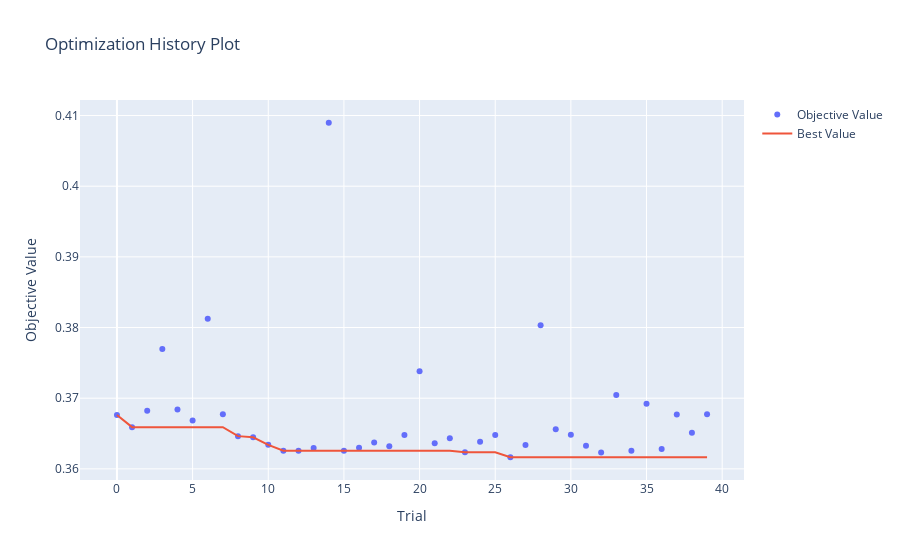

Here is the notebook cell this chart was saved with:
### Markdown cell above
### Optuna Convergence Plot

### Code cell
from optuna.visualization import plot_optimization_history

plot_optimization_history(study)

### Figure 1 — Plotly figure (JSON) as saved in the notebook; plotly's stock layout.template omitted (floating-point values rounded to 4 significant figures)
{"data": [{"mode": "markers", "name": "Objective Value", "type": "scatter", "x": [0, 1, 2, 3, 4, 5, 6, 7, 8, 9, 10, 11, 12, 13, 14, 15, 16, 17, 18, 19, 20, 21, 22, 23, 24, 25, 26, 27, 28, 29, 30, 31, 32, 33, 34, 35, 36, 37, 38, 39], "y": [0.3676, 0.3659, 0.3682, 0.3769, 0.3684, 0.3668, 0.3813, 0.3677, 0.3646, 0.3645, 0.3634, 0.3626, 0.3626, 0.363, 0.409, 0.3626, 0.363, 0.3637, 0.3632, 0.3648, 0.3738, 0.3636, 0.3643, 0.3624, 0.3638, 0.3648, 0.3616, 0.3634, 0.3803, 0.3656, 0.3648, 0.3633, 0.3623, 0.3705, 0.3626, 0.3692, 0.3628, 0.3677, 0.3651, 0.3677]}, {"mode": "lines", "name": "Best Value", "type": "scatter", "x": [0, 1, 2, 3, 4, 5, 6, 7, 8, 9, 10, 11, 12, 13, 14, 15, 16, 17, 18, 19, 20, 21, 22, 23, 24, 25, 26, 27, 28, 29, 30, 31, 32, 33, 34, 35, 36, 37, 38, 39], "y": [0.3676, 0.3659, 0.3659, 0.3659, 0.3659, 0.3659, 0.3659, 0.3659, 0.3646, 0.3645, 0.3634, 0.3626, 0.3626, 0.3626, 0.3626, 0.3626, 0.3626, 0.3626, 0.3626, 0.3626, 0.3626, 0.3626, 0.3626, 0.3624, 0.3624, 0.3624, 0.3616, 0.3616, 0.3616, 0.3616, 0.3616, 0.3616, 0.3616, 0.3616, 0.3616, 0.3616, 0.3616, 0.3616, 0.3616, 0.3616]}, {"marker": {"color": "#cccccc"}, "mode": "markers", "name": "Infeasible Trial", "showlegend": false, "type": "scatter", "x": [], "y": []}], "layout": {"title": {"text": "Optimization History Plot"}, "xaxis": {"title": {"text": "Trial"}}, "yaxis": {"title": {"text": "Objective Value"}}}}
